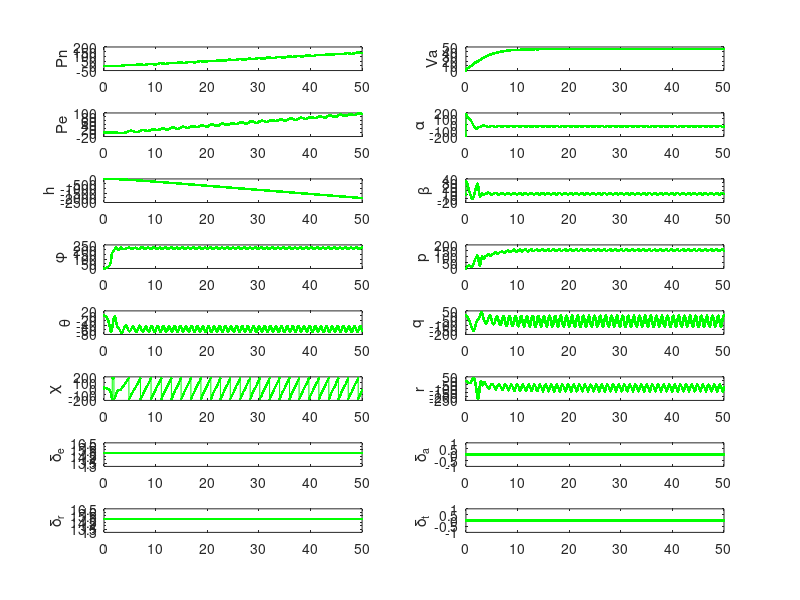

Here is the MATLAB script that generated this plot:
function cplots()
%
%   M = readmatrix('nikstates.txt')
    M=importdata('nikstates.txt');
%   save('nikstates', 'M');
  
  figure(2);
  
  subplot(8,2,1)
  plot(M(:,1),M(:,2),'.-g');
  ylabel('Pn');
  
  subplot(8,2,2)
  plot(M(:,1),M(:,14),'.-g');
  ylabel('Va');
  
  subplot(8,2,3)
  plot(M(:,1),M(:,3),'.-g');
  ylabel('Pe');
  
  subplot(8,2,4)
  plot(M(:,1),(180/pi)*M(:,15),'.-g');
  ylabel('\alpha');
  
  subplot(8,2,5)
  plot(M(:,1),-M(:,4),'.-g');
   ylabel('h');
    
  subplot(8,2,6)
  plot(M(:,1),-(180/pi)*M(:,16),'.-g');
   ylabel('\beta');
  
  subplot(8,2,7)
  plot(M(:,1),(180/pi)*M(:,8),'.-g');
   ylabel('\phi');
    
  subplot(8,2,8)
  plot(M(:,1),(180/pi)*M(:,11),'.-g');
   ylabel('p');
  
  subplot(8,2,9)
  plot(M(:,1),(180/pi)*M(:,9),'.-g');
   ylabel('\theta');
    
  subplot(8,2,10)
  plot(M(:,1),(180/pi)*M(:,12),'.-g');
   ylabel('q');
    
  subplot(8,2,11)
  plot(M(:,1),(180/pi)*M(:,17),'.-g');
     ylabel('\chi');
    
  subplot(8,2,12)
  plot(M(:,1),(180/pi)*M(:,13),'.-g');
     ylabel('r');
    
  subplot(8,2,13)
  plot(M(:,1),(180/pi)*M(:,18),'.-g');  
     ylabel('\delta_e');
  
  subplot(8,2,14)
  plot(M(:,1),(180/pi)*M(:,19),'.-g');
       ylabel('\delta_a');
    
  subplot(8,2,15)
  plot(M(:,1),(180/pi)*M(:,20),'.-g');
       ylabel('\delta_r');
  
  subplot(8,2,16)
  plot(M(:,1),M(:,21),'.-g');
       ylabel('\delta_t');

%  for i=1:length(M)
%     % process inputs to function
%     pn          = M(i,2);             % North position (meters)
%     pe          = M(i,3);             % East position (meters)
%     h           = M(i,4);            % altitude (meters)
%     u           = M(i,5);             % body velocity along x-axis (meters/s)
%     v           = M(i,6);             % body velocity along y-axis (meters/s)
%     w           = M(i,7);             % body velocity along z-axis (meters/s)
%     phi         = M(i,8);      % roll angle (degrees)   
%     theta       = M(i,9);      % pitch angle (degrees)
%     psi         = M(i,10);             % yaw angle (radians)
%     p           = M(i,11);     % body angular rate along x-axis (degrees/s)
%     q           = M(i,12);     % body angular rate along y-axis (degrees/s)
%     r           = M(i,13);     % body angular rate along z-axis (degrees/s)
%     Va          = 0;            % airspeed (m/s)
%     alpha       = 0;     % angle of attack (degrees)
%     beta        = 0;     % side slip angle (degrees)
%     wn          = 0;            % wind in the North direction
%     we          = 0;            % wind in the East direction
%     wd          = 0;            % wind in the Down direction
%     pn_c        = 0;            % commanded North position (meters)
%     pe_c        = 0;            % commanded East position (meters)
%     h_c         = 0;            % commanded altitude (meters)
%     Va_c        = 0;            % commanded airspeed (meters/s)
%     alpha_c     = 0;     % commanded angle of attack (degrees)
%     beta_c      = 0;     % commanded side slip angle (degrees)
%     phi_c       = 0;     % commanded roll angle (degrees)   
%     theta_c     = 0;     % commanded pitch angle (degrees)
%     chi_c       = 0;     % commanded course (degrees)
%     p_c         = 0;     % commanded body angular rate along x-axis (degrees/s)
%     q_c         = 0;     % commanded body angular rate along y-axis (degrees/s)
%     r_c         = 0;     % commanded body angular rate along z-axis (degrees/s)
%     pn_hat      = 0;            % estimated North position (meters)
%     pe_hat      = 0;            % estimated East position (meters)
%     h_hat       = 0;            % estimated altitude (meters)
%     Va_hat      = 0;            % estimated airspeed (meters/s)
%     alpha_hat   = 0;     % estimated angle of attack (degrees)
%     beta_hat    = 0;     % estimated side slip angle (degrees)
%     phi_hat     = 0;     % estimated roll angle (degrees)   
%     theta_hat   = 0;     % estimated pitch angle (degrees)
%     chi_hat     = 0;     % estimated course (degrees)
%     p_hat       = 0;     % estimated body angular rate along x-axis (degrees/s)
%     q_hat       = 0;     % estimated body angular rate along y-axis (degrees/s)
%     r_hat       = 0;     % estimated body angular rate along z-axis (degrees/s)
% %    Vg_hat      = uu(43);            % estimated groundspeed
% %    wn_hat      = uu(44);            % estimated North wind
% %    we_hat      = uu(45);            % estimated East wind
% %    psi_hat     = 180/pi*uu(46);     % estimated heading
% %    bx_hat      = uu(47);            % estimated x-gyro bias
% %    by_hat      = uu(48);            % estimated y-gyro bias
% %    bz_hat      = uu(49);            % estimated z-gyro bias
%     delta_e     = 0;     % elevator angle (degrees)
%     delta_a     = 0;     % aileron angle (degrees)
%     delta_r     = 0;     % rudder angle (degrees)
%     delta_t     = 0;            % throttle setting (unitless)
%     t           = M(i,1);            % simulation time
%     
%     % compute course angle
%     chi = 180/pi*atan2(Va*sin(psi)+we, Va*cos(psi)+wn);
%     %Va = 50;
% 
% %     gamma_a = theta-alpha;
% %     gamma_a_c = theta_c-alpha_c;
% %     gamma_a_hat = theta_hat-alpha_hat;
%     
%     % define persistent variables 
%     persistent pn_handle
%     persistent pe_handle
%     persistent h_handle
%     persistent Va_handle
%     %persistent gamma_a_handle
%     persistent alpha_handle
%     persistent beta_handle
%     persistent phi_handle
%     persistent theta_handle
%     persistent chi_handle
%     persistent p_handle
%     persistent q_handle
%     persistent r_handle
%     persistent delta_e_handle
%     persistent delta_a_handle
%     persistent delta_r_handle
%     persistent delta_t_handle
%     
% 
%   % first time function is called, initialize plot and persistent vars
%     %if t==0
%         figure(2), clf
% 
%         subplot(8,2,1)
%         hold on
%         grid on
%         %plot(M(:,1), M(i,:),'--go');
%         %pn_handle = graph_y_yhat_yd(t, pn, pn_hat, pn_c, 'p_n', []);
%         
%         subplot(8,2,2)
%         hold on
%         grid on
%         Va_handle = graph_y_yhat_yd(t, Va, Va_hat, Va_c, 'V_a', []);
%         %gamma_a_handle = graph_y_yhat_yd(t, gamma_a, gamma_a_hat, gamma_a_c, '(\gamma)_a', []);
% 
%         subplot(8,2,3)
%         hold on
%         grid on
%         pe_handle = graph_y_yhat_yd(t, pe, pe_hat, pe_c, 'p_e', []);
% 
%         subplot(8,2,4)
%         hold on
%         grid on
%         alpha_handle = graph_y_yhat_yd(t, alpha, alpha_hat, alpha_c, '\alpha', []);
% 
%         subplot(8,2,5)
%         hold on
%         grid on
%         h_handle = graph_y_yhat_yd(t, h, h_hat, h_c, 'h', []);
% 
%         subplot(8,2,6)
%         hold on
%         grid on
%         beta_handle = graph_y_yhat_yd(t, beta, beta_hat, beta_c, '\beta', []);
% 
%         subplot(8,2,7)
%         hold on
%         grid on
%         phi_handle = graph_y_yhat_yd(t, phi, phi_hat, phi_c, '\phi', []);
%         
%         subplot(8,2,8)
%         hold on
%         grid on
%         p_handle = graph_y_yhat_yd(t, p, p_hat, p_c, 'p', []);
%         
%         subplot(8,2,9)
%         hold on
%         grid on
%         theta_handle = graph_y_yhat_yd(t, theta, theta_hat, theta_c, '\theta', []);
%         
%         subplot(8,2,10)
%         hold on
%         grid on
%         q_handle = graph_y_yhat_yd(t, q, q_hat, q_c, 'q', []);
%         
%         subplot(8,2,11)
%         hold on
%         grid on
%         chi_handle = graph_y_yhat_yd(t, chi, chi_hat, chi_c, '\chi', []);
%         
%         subplot(8,2,12)
%         hold on
%         grid on
%         r_handle = graph_y_yhat_yd(t, r, r_hat, r_c, 'r', []);
%         
%         subplot(8,2,13)
%         hold on
%         grid on
%         delta_e_handle = graph_y(t, delta_e, [], 'b');
%         ylabel('\delta_e')
%         
%         subplot(8,2,14)
%         hold on
%         grid on
%         delta_a_handle = graph_y(t, delta_a, [], 'b');
%         ylabel('\delta_a')
% 
%         subplot(8,2,15)
%         hold on
%         grid on
%         delta_r_handle = graph_y(t, delta_r, [], 'b');
%         ylabel('\delta_r')
%         
%         subplot(8,2,16)
%         hold on
%         grid on
%         delta_t_handle = graph_y(t, delta_t, [], 'b');
%         ylabel('\delta_t')
%         
%     % at every other time step, redraw state variables
% %     else 
% %        graph_y_yhat_yd(t, pn, pn_hat, pn_c, 'p_n', pn_handle);
% %        graph_y_yhat_yd(t, pe, pe_hat, pe_c, 'p_e', pe_handle);
% %        graph_y_yhat_yd(t, h, h_hat, h_c, 'h', h_handle);
% %        graph_y_yhat_yd(t, Va, Va_hat, Va_c, 'V_a', Va_handle);
% %        %graph_y_yhat_yd(t, gamma_a, gamma_a_hat, gamma_a_c, '(\gamma)_a', gamma_a_handle);
% %        graph_y_yhat_yd(t, alpha, alpha_hat, alpha_c, '\alpha', alpha_handle);
% %        graph_y_yhat_yd(t, beta, beta_hat, beta_c, '\beta', beta_handle);
% %        graph_y_yhat_yd(t, phi, phi_hat, phi_c, '\phi', phi_handle);
% %        graph_y_yhat_yd(t, theta, theta_hat, theta_c, '\theta', theta_handle);
% %        graph_y_yhat_yd(t, chi, chi_hat, chi_c, '\chi', chi_handle);
% %        graph_y_yhat_yd(t, p, p_hat, p_c, 'p', p_handle);
% %        graph_y_yhat_yd(t, q, q_hat, q_c, 'q', q_handle);
% %        graph_y_yhat_yd(t, r, r_hat, r_c, 'r', r_handle);
% %        graph_y(t, delta_e, delta_e_handle);
% %        graph_y(t, delta_a, delta_a_handle);
% %        graph_y(t, delta_r, delta_r_handle);
% %        graph_y(t, delta_t, delta_t_handle);
% %     end
%  end
% 
% 
% 
% 
% %%%%%%%%%%%%%%%%%%%%%%%%%%%%%%%%%%%%%%%%%%%%%%%%%%%%%%%%%%%%%%%%%%%%%%%%%%%%%
% % graph y with lable mylabel
% function handle = graph_y(t, y, handle, color)
%   
%   if isempty(handle)
%     handle    = plot(t,y,color);
%   else
%     set(handle,'Xdata',[get(handle,'Xdata'),t]);
%     set(handle,'Ydata',[get(handle,'Ydata'),y]);
%     %drawnow
%   end
% 
% %%%%%%%%%%%%%%%%%%%%%%%%%%%%%%%%%%%%%%%%%%%%%%%%%%%%%%%%%%%%%%%%%%%%%%%%%%%%%
% % graph y and yd with lable mylabel
% function handle = graph_y_yd(t, y, yd, lab, handle)
%   
%   if isempty(handle)
%     handle(1)    = plot(t,y,'b');
%     handle(2)    = plot(t,yd,'g--');
%     ylabel(lab)
%     set(get(gca, 'YLabel'),'Rotation',0.0);
%   else
%     set(handle(1),'Xdata',[get(handle(1),'Xdata'),t]);
%     set(handle(1),'Ydata',[get(handle(1),'Ydata'),y]);
%     set(handle(2),'Xdata',[get(handle(2),'Xdata'),t]);
%     set(handle(2),'Ydata',[get(handle(2),'Ydata'),yd]);
%     %drawnow
%   end
% 
% 
% 
% 
% %%%%%%%%%%%%%%%%%%%%%%%%%%%%%%%%%%%%%%%%%%%%%%%%%%%%%%%%%%%%%%%%%%%%%%%%%%%%%
% % plot the variable y in blue, its estimated value yhat in green, and its 
% % desired value yd in red, lab is the label on the graph
% function handle = graph_y_yhat_yd(t, y, yhat, yd, lab, handle)
%   
%   if isempty(handle)
%     handle(1)   = plot(t,y,'b');
%     handle(2)   = plot(t,yhat,'g--');
%     handle(3)   = plot(t,yd,'r-.');
%     ylabel(lab)
%     set(get(gca,'YLabel'),'Rotation',0.0);
%   else
%     set(handle(1),'Xdata',[get(handle(1),'Xdata'),t]);
%     set(handle(1),'Ydata',[get(handle(1),'Ydata'),y]);
%     set(handle(2),'Xdata',[get(handle(2),'Xdata'),t]);
%     set(handle(2),'Ydata',[get(handle(2),'Ydata'),yhat]);
%     set(handle(3),'Xdata',[get(handle(3),'Xdata'),t]);
%     set(handle(3),'Ydata',[get(handle(3),'Ydata'),yd]);     
%     %drawnow
%   end
% 
% %
% %=============================================================================
% % sat
% % saturates the input between high and low
% %=============================================================================
% %
% function out=sat(in, low, high)
% 
%   if in < low
%       out = low;
%   elseif in > high
%       out = high;
%   else
%       out = in;
%   end
% 
% % end sat  
% 
% 
